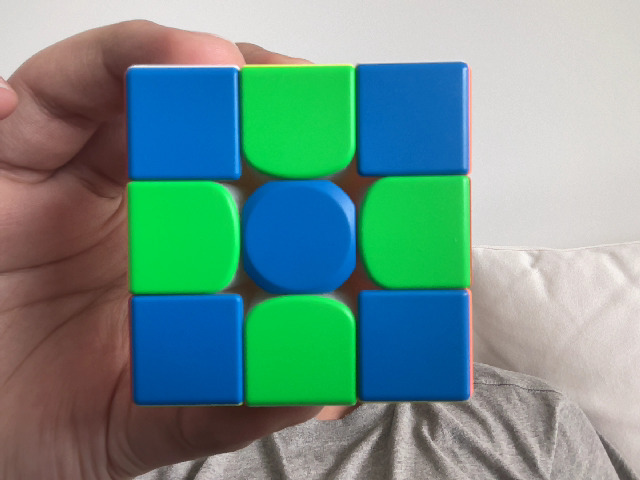
#> input picture test/assets/Blue_1.jpg, 640 x 480 px, given in place of the camera
$ python colorRangeTester.py
#> lines starting #> are read from the running program, lines starting #| are printed output that depends on the picture; after the words box and inside, x2 and y2 are one past the last pixel; in counts of white or black regions, pixels touching at a corner belong together
import cv2
import numpy as np

def nothing(x):
    pass

# Create a window
cv2.namedWindow('image')

# Create trackbars for color change
# Hue is from 0-179 for OpenCV
cv2.createTrackbar('hMin', 'image', 0, 179, nothing)
#> slider 'hMin' is set to 35
cv2.createTrackbar('sMin', 'image', 0, 255, nothing)
#> slider 'sMin' is set to 51
cv2.createTrackbar('vMin', 'image', 0, 255, nothing)
#> slider 'vMin' is set to 51
cv2.createTrackbar('hMax', 'image', 0, 179, nothing)
#> slider 'hMax' is set to 179
cv2.createTrackbar('sMax', 'image', 0, 255, nothing)
#> slider 'sMax' is set to 255
cv2.createTrackbar('vMax', 'image', 0, 255, nothing)
#> slider 'vMax' is set to 255

# Set initial value for MAX HSV trackbars.
cv2.setTrackbarPos('hMax', 'image', 179)
cv2.setTrackbarPos('sMax', 'image', 255)
cv2.setTrackbarPos('vMax', 'image', 255)

# Initialize HSV min/max values
hMin = sMin = vMin = hMax = sMax = vMax = 0
phMin = psMin = pvMin = phMax = psMax = pvMax = 0

# Start the webcam
cap = cv2.VideoCapture(0)

while True:
    # Read the frame
    _, frame = cap.read()
#> frame is the input picture: shape (480, 640, 3); mean B, G, R 138.5, 146.4, 109.5

    # Convert BGR to HSV
    hsv = cv2.cvtColor(frame, cv2.COLOR_BGR2HSV)
#> hsv: shape (480, 640, 3); mean H, S, V 42.9, 117.3, 173

    # Get trackbar positions
    hMin = cv2.getTrackbarPos('hMin', 'image')
    sMin = cv2.getTrackbarPos('sMin', 'image')
    vMin = cv2.getTrackbarPos('vMin', 'image')
    hMax = cv2.getTrackbarPos('hMax', 'image')
    sMax = cv2.getTrackbarPos('sMax', 'image')
    vMax = cv2.getTrackbarPos('vMax', 'image')

    # Set minimum and maximum HSV values to display
    lower = np.array([hMin, sMin, vMin])
    upper = np.array([hMax, sMax, vMax])

    # Create HSV Image and threshold into a range.
    mask = cv2.inRange(hsv, lower, upper)
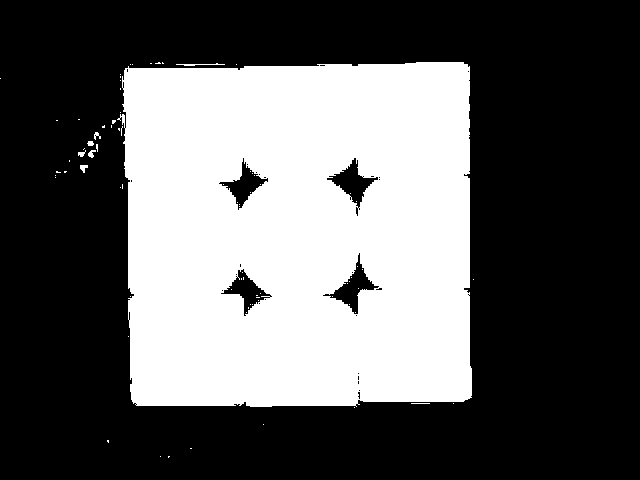
#> mask: shape (480, 640); 36.8% white; 78 white regions (71 under 20 px), largest, box (x1, y1, x2, y2) and area: (117, 62, 472, 407) 112730, (176, 63, 225, 66) 62, (80, 165, 88, 173) 40
    output = cv2.bitwise_and(frame, frame, mask=mask)
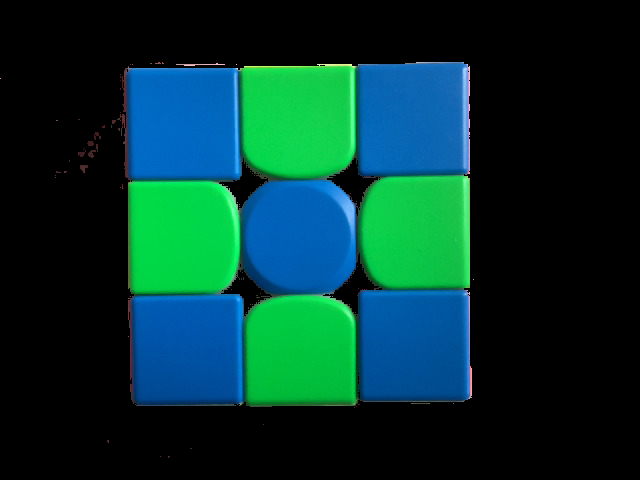
#> output: shape (480, 640, 3); mean B, G, R 46.7, 51.6, 3.9

    # Print if there is a change in HSV value
    if((phMin != hMin) | (psMin != sMin) | (pvMin != vMin) | (phMax != hMax) | (psMax != sMax) | (pvMax != vMax) ):
        print("(hMin = %d , sMin = %d, vMin = %d), (hMax = %d , sMax = %d, vMax = %d)" % (hMin , sMin , vMin, hMax, sMax , vMax))
        phMin = hMin
        psMin = sMin
        pvMin = vMin
        phMax = hMax
        psMax = sMax
        pvMax = vMax

    # Display output image
    cv2.imshow('image', output)

    # Wait longer to prevent freeze for videos.
    if cv2.waitKey(10) & 0xFF == ord('q'):
#> (key q is pressed here)
        break

cv2.destroyAllWindows()

$ run again, on test/assets/Green_1.jpg
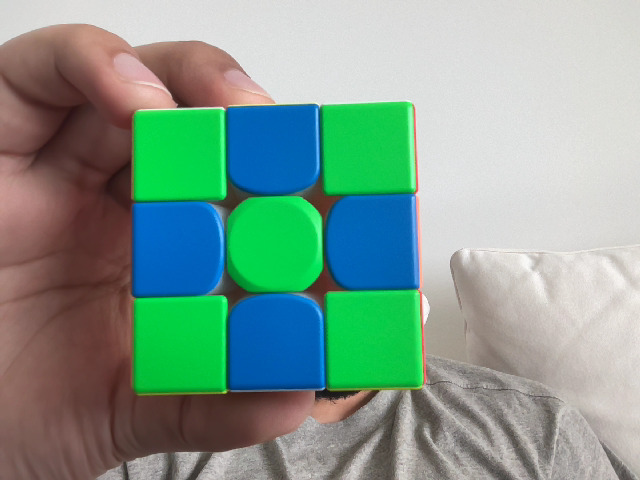
#> input picture test/assets/Green_1.jpg, 640 x 480 px, given in place of the camera
#> frame is the input picture: shape (480, 640, 3); mean B, G, R 143.6, 156.8, 129
#> hsv: shape (480, 640, 3); mean H, S, V 38.7, 92.9, 176.6
#> `mask = cv2.inRange(hsv, lower, upper)`:
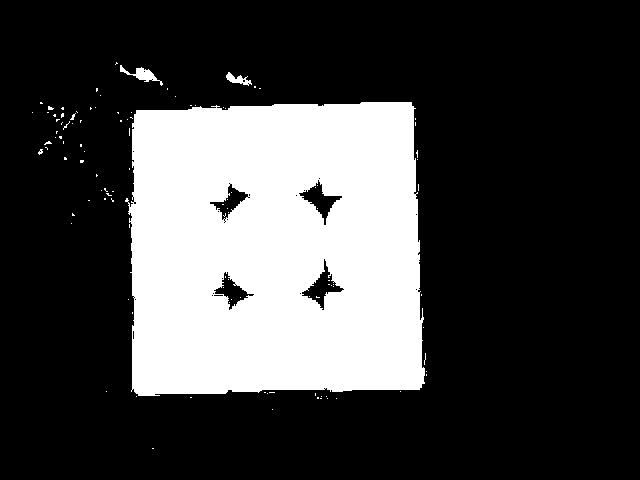
#> mask: shape (480, 640); 26.2% white; 109 white regions (106 under 20 px), largest, box (x1, y1, x2, y2) and area: (125, 102, 425, 396) 79659, (120, 65, 163, 86) 269, (226, 72, 252, 86) 157
#> `output = cv2.bitwise_and(frame, frame, mask=mask)`:
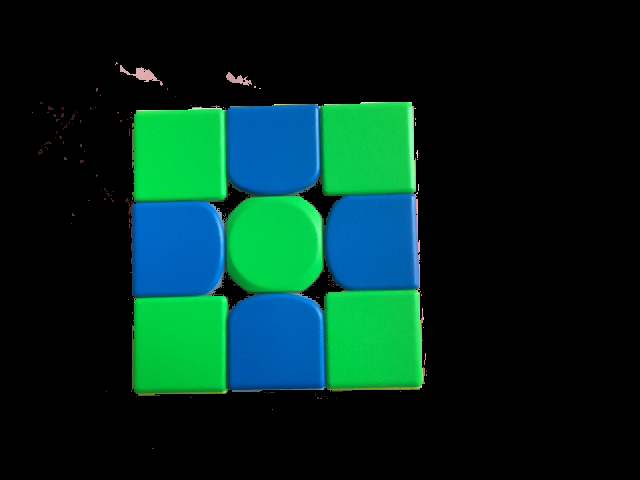
#> output: shape (480, 640, 3); mean B, G, R 31.2, 41.1, 2.8
